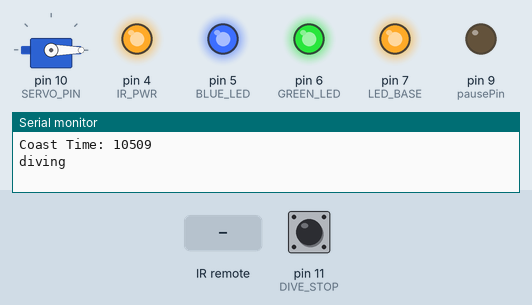
Simulated run of this sketch. Board: Arduino Uno, built with avr-gcc and run on an emulated ATmega328P. On the bench: servo, output pins drawn as LEDs (lit = HIGH), the last lines printed to the serial monitor. The inputs (shaded band) are chosen by the test bench; at power-on: pin 11 (DIVE_STOP) HIGH.

Above: at 1.2 s.
1.3 s: infrared code 0xFD807F received
At 2.8 s:
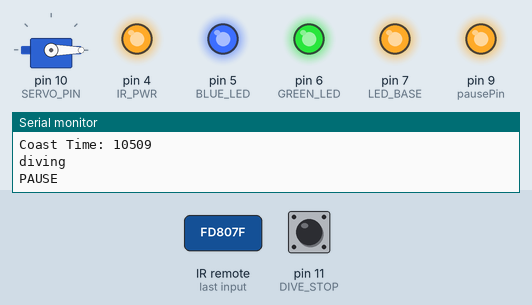
4.3 s: infrared code 0xFD8877 received
At 6.1 s:
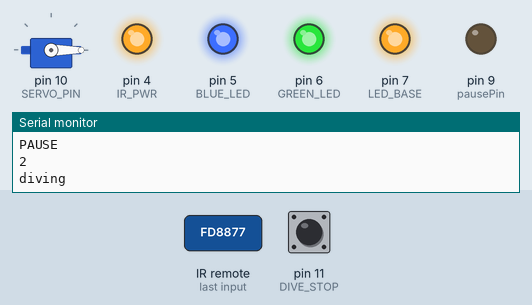
6.4 s: pin 11 (DIVE_STOP) pulled LOW for 0.15 s
At 7.7 s:
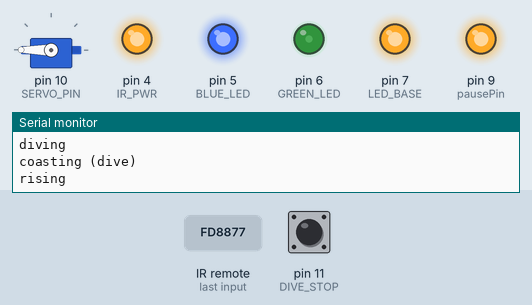
Timing chart, 0 to 14.0 s (numbered marks = the images above; inputs shaded):
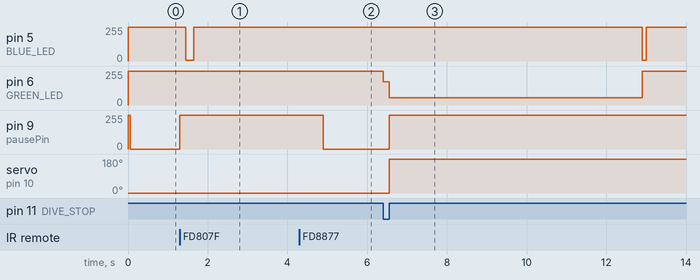

The sketch:

SeaGlideV0_9_2.ino
```cpp
/*

Michael Britt-Crane 2016.4.13
update to remote functionality. can now pause at any time (incuding during coasting)
when paused light flashes purple then extinguishes
switched jog buttons from left & right arrows to up and down arrows

This program will run the stoc SeaGlide glider with no advanced add-ons.
learn more at http://SeaGlide.net there you will find all of the source files, a bill of materials, instructions, and lessons.

*/

#include <IRremote.h>                // include the IRremote library: http://github.com/shirriff/Arduino-IRremote
#include <Servo.h>                   // include the stock "Servo" library for use in this sketch
Servo myservo;                       // create a new Servo object called myservo

// Constants
static int minCoast =  1000;         // if the pot is turned all the way to the counter-clockwise the glider will coast for 1 seccond
static int maxCoast = 20000;         // if the pot is turned all the way to the clockwise the glider will coast for 10 secconds
static int riseStopThreshold = 100;  //
static byte servoDiveCommand = 0;    // this is the angle value that the dive method sends to the servo
static byte servoRiseCommand = 180;  // this is the angle value that the rise method sends to the servo
static byte countsPrev = 6;          // 5 or 11
static byte encoderThreshold = 100;

static int riseDriveTime = 12700;//shallow lead 17000; //lead full19500 ;    //18000; // fornew lead plunger
static int sampleInterval = 2000;   // sample interval

// Pins
static byte SERVO_PIN = 10;          // the pin that the "continuous rotation servo" is attached to, this motor drives the buoyancy engine
static byte DIVE_STOP = 11;          // the pin that the dive limmit switch (round push button) is attached to
static byte pausePin = 9;
//static byte RISE_STOP_SENSOR = A0;   // the pin that the reflectance sensor is attached to. This sensor detects the edge of the plunger mass
static byte POT_PIN = A3;            // the pin that the wiper of the little orange trim pot is attached to
static byte RECV_PIN = 2;            // IR reciever signal pin
static byte IR_GND = 3;              // IR middle pin, ground
static byte IR_PWR = 4;              // IR power pin
static byte encoderPin = 12;

static byte RED_LED = 9;             // these are the three pins that the RED
static byte GREEN_LED = 6;           //                                   GREEN
static byte BLUE_LED = 5;            //                               and BLUE LED cathodes are attached to
static byte LED_BASE = 7;            // this is the pin that the "common anode" of the RGB LED is attached to

// IR definitions
IRrecv irrecv(RECV_PIN);
decode_results results;
#define PAUSE 0xFD807F
#define ONE 0xFD08F7
#define TWO 0xFD8877
#define THREE 0xFD48B7
#define UP 0xFDA05F
#define DOWN 0xFDB04F
#define LEFT 0xFD10EF
#define RIGHT 0xFD50AF
/*                                      not currently in use
#define FOUR 0xFD28D7
#define FIVE 0xFDA857
#define SIX 0xFD6897
#define SEVIN 0xFD18E7
#define EIGHT 0xFD9867
#define NINE 0xFD58A7
#define ENTER 0xFD906F
#define VOLUP 0xFD40BF
#define VLOLDOWN 0xFD00FF
*/

void setup() {                       // begin setup method
  Serial.begin(9600);                // fire up the serial port. This allows us to print values to the serial console
  IRsetup();                         // Start the Infa-Red reciever
  pinMode(POT_PIN, INPUT);           // initialize the potentiometer, this pot will determine the coast time turn it right to coast longer
  pinMode(SERVO_PIN, OUTPUT);        // initialize the continuous rotation servo, this motor drives the buoyancy engine
  pinMode(DIVE_STOP, INPUT_PULLUP);  // initialize the dive stop switch, and turn on the internal pull-up resistor. This limmit switch is lets the Arduino know when the buoyancy engine reaches the end of its travle in the dive direction
  pinMode(pausePin, INPUT_PULLUP);   // initialize the dive stop switch, and turn on the internal pull-up resistor. This limmit switch is lets the Arduino know when the buoyancy engine reaches the end of its travle in the dive direction
  pinMode(RED_LED, OUTPUT);          // initialise the RED
  pinMode(GREEN_LED, OUTPUT);        //                GREEN
  pinMode(BLUE_LED, OUTPUT);         //            and BLUE pins on the LED
  pinMode(LED_BASE, OUTPUT);         // initialize the common pin of the LED

  // initialize RGB LED
  ledRGB_Write(0, 0, 0);             // set the R, G, & B LEDs to OFF
  digitalWrite(LED_BASE, HIGH);      // set the LED Base pin to HIGH this LED it is a common anode, providing +5V to all 3 LEDs
  readPot(POT_PIN);
  delay(50);                        // wait for 0.2 sec
}                                    // end setup method

void loop(){                   // begin main loop
  dive(0);                     // DIVE-DIVE-DIVE: Run the "dive" method. This will start turning the servo to take in water & pitch the glider down
  pause(readPot(POT_PIN), 1);     // read the pot and delay bassed on it's position, coast
  rise(riseDriveTime); //150   // Rise: Run the "rise" method. This will start turning the servo to push out water & pitch the glider up
  pause(readPot(POT_PIN)*1.1, 0); // Read the pot and delay bassed on it's position, coast
}                              // end main loop

void dive(int time){                                    // Dive: Run the "dive" method. This will start turning the servo to take in water & pitch the glider down
  ledRGB_Write(255, 0, 0);                      // set LED to RED to indicate that the glider is diving
  Serial.println("diving");                     // print status change to the serial port
  myservo.attach(SERVO_PIN);                    // attaches the servo on "SERVO_PIN" to the servo object so that we can command the servo to turn
  myservo.write(servoDiveCommand);              // drive servo clockwise, take in water & pull weight forward (pull counterweight & plunger towards servo, at the bow of the glider)
  if (time == 0){
    while (digitalRead(DIVE_STOP) == HIGH){       // keep checking the DIVE_STOP pin to see if the button is pressed
      if (checkIR(0)){
        myservo.attach(SERVO_PIN);                    // attaches the servo on SERVO_PIN to the servo object
        myservo.write(servoDiveCommand);              // drive servo counter-clockwise, pull weight aft (push counterweight & plunger away from servo)
        ledRGB_Write(255, 0, 0);                      // set LED to RED to indicate that the glider is diving
      }
      // wait...                                  // just keep checking: when the button is pressed, continue to the next line
    }
  }
  else{
    unsigned long currentMillis = millis();
    long previousMillis = currentMillis;
    while (currentMillis - previousMillis < time && digitalRead(DIVE_STOP) ) {
      currentMillis = millis();
    }
  }
  myservo.detach();                             // stop the servo, detaches the servo on SERVO_PIN from the servo object
  Serial.println("coasting (dive)");            // print status change to the serial port
  ledRGB_Write(255, 80, 0);                     // set LED to ORANGE to indicate that the glider is coasting in a dive
}                                               // end of method


void rise(int time){      // , byte cnts){                  // Rise: Run the "rise" method. This will start turning the servo to push out water & pitch the glider up
  ledRGB_Write(0, 200, 0);                      // set LED to GREEN to indicate that the glider is rising
  Serial.println("rising");                     // print status change to the serial port
  myservo.attach(SERVO_PIN);                    // attaches the servo on SERVO_PIN to the servo object
  myservo.write(servoRiseCommand);              // drive servo counter-clockwise, pull weight aft (push counterweight & plunger away from servo)
  unsigned long currentMillis = millis();
  long previousMillis = currentMillis;
  while (currentMillis - previousMillis < time) {
    currentMillis = millis();
    if (checkIR(0)){
      myservo.attach(SERVO_PIN);                // attaches the servo on SERVO_PIN to the servo object
      myservo.write(servoRiseCommand);          // drive servo counter-clockwise, pull weight aft (push counterweight & plunger away from servo)
      ledRGB_Write(0, 200, 0);                  // set LED to GREEN to indicate that the glider is rising
    }
    // wait...                                  // just keep checking, when the sensor sees the edge, continue to the next line
  }
  myservo.detach();                             // stop the servo, detaches the servo on SERVO_PIN from the servo object
  Serial.println("coasting (rise)");            // print status change to the serial port
  ledRGB_Write(0, 0, 255);                      // set LED to BLUE to indicate that the glider is coasting in a rise
}                                               // end of method

void pause(int pauseTime, boolean divingCoast){
  unsigned long currentMillis = millis();
  unsigned long previousMillis = currentMillis;
  unsigned long previousMillis2 = previousMillis;
  while (currentMillis - previousMillis < pauseTime) {
    currentMillis = millis();
    if (currentMillis - previousMillis2 > sampleInterval){
        //Put sensor print statements here
        previousMillis2 = currentMillis;
    }
    if(divingCoast){
      if (checkIR(1)){
        myservo.attach(SERVO_PIN);                // attaches the servo on SERVO_PIN to the servo object
        myservo.write(servoRiseCommand);          // drive servo counter-clockwise, pull weight aft (push counterweight & plunger away from servo)
        ledRGB_Write(0, 200, 0);                  // set LED to GREEN to indicate that the glider is rising
      }
    }else{
      if (checkIR(0)){
        myservo.attach(SERVO_PIN);                // attaches the servo on SERVO_PIN to the servo object
        myservo.write(servoRiseCommand);          // drive servo counter-clockwise, pull weight aft (push counterweight & plunger away from servo)
        ledRGB_Write(0, 200, 0);                  // set LED to GREEN to indicate that the glider is rising
      }
    }
  }//end while
}

void ledRGB_Write(byte R, byte G, byte B){      // This method takes care of the details of setting a color and intensity of the RGB LED
  analogWrite(RED_LED, 255-R);                  // These are backwards because you write low values to turn these LEDs on
  analogWrite(GREEN_LED, 255-G);                // This method reverses the counterintuitive nature of the LEDs
  analogWrite(BLUE_LED, 255-B);                 // If using common anode rather than common anode LEDs remove the "255-"es
}                                               // end of method

int readPot(int potPin){                        // this method reads a potentiometer to determine the pause time
  int potValue = analogRead(potPin);            // Read the Potentiometer
  int pauseTime = map(potValue, 0, 1023, minCoast, maxCoast); // scale the value to the diveDriveTime range defined by minDriveTime & maxDriveTime
  Serial.print("Coast Time: ");                 // print a lable to the serial port
  Serial.println(pauseTime);                    // print the pause time value to the serial port
  return pauseTime;                             // return the pause time, an intiger (int) value
}                                               // end of method

void checkReed(){
  while (!digitalRead(pausePin)){
    //pause...
    digitalWrite(13, 1);
  }
    digitalWrite(13, 0);
}

void IRsetup(){
  irrecv.enableIRIn();
  pinMode(IR_GND, OUTPUT);
  pinMode(IR_PWR, OUTPUT);
  digitalWrite(IR_GND, 0);
  digitalWrite(IR_PWR, 1);
}

void flashPurp(int t){
    ledRGB_Write(2, 0, 250);
    delay(t);
    ledRGB_Write(0, 0, 0);
}

boolean checkIR(boolean coasting){
  if (checkPause()){
    myservo.detach();
    ledRGB_Write(0, 0, 0);
    delay(150);
    flashPurp(200);
    boolean paused = true;
    unsigned long previousMillis = millis();
    while (paused){
      if (previousMillis+3000 < millis()){
        flashPurp(50);
        previousMillis = millis();
      }
      if (irrecv.decode(&results)) {
        if (results.value == PAUSE){
          Serial.println("PLAY");
          delay(100);
          flashPurp(50);
          paused = false;
        }
        if (results.value == UP){
          Serial.println("up");
          rise(700);
          flashPurp(50);
        }
        irrecv.resume();
        if (results.value == DOWN){
          Serial.println("Left");
          dive(700);
          flashPurp(50);
        }
        irrecv.resume();
        if (results.value == TWO){
          Serial.println("2");
          flash(2, 150);
          dive(0);
          delay(150);
          rise(riseDriveTime/2);
          flashPurp(50);
        }
        irrecv.resume();
      }
    }
//    ledRGB_Write(60, 50, 50);
    if (coasting){
      Serial.println("paused durring coasting, Diving for safety");
      dive(0);                     // DIVE-DIVE-DIVE: Run the "dive" method. This will start turning the servo to take in water & pitch the glider down    return true;
      pause(readPot(POT_PIN), 0);     // read the pot and delay bassed on it's position, coast
    }
    return true;
  }
  else{
    return false;
  }
}

boolean checkPause(){
  if (irrecv.decode(&results)) {
    if (results.value == PAUSE) {
      Serial.println("PAUSE");
      irrecv.resume();
      return true;
    }
    else{
      irrecv.resume();
      return false;
    }
  }
}

void flash(int flashes, int time){
  for(int i = flashes; i > 0; i--){
    digitalWrite(13, 1);
    delay(time);
    digitalWrite(13, 0);
    delay(time);
  }
}


/*
        if (results.value == ONE){
            Serial.println("1");
            flash(1, 150);
            dive(1000);
            rise(1);
        }
        if (results.value == TWO){
            Serial.println("2");
            flash(2, 150);
            rise(10);
            delay(150);
            dive(0);
            rise(riseDriveTime/2);
        }
        if (results.value == THREE){
            Serial.println("3");
            flash(3, 150);
            dive(0);
            delay(150);
            rise(1000);
        }
 */
```

Measured:
- after the input at 1.3 s, pin 5 (BLUE_LED): 255/255 → 5/255 after 0.15 s, → 255/255 0.20 s later; pin 9 (pausePin): 0/255 → 255/255 at once, → 253/255 0.15 s later, → 255/255 0.20 s later
- after the input at 4.3 s, pin 5 (BLUE_LED): stays 255/255 (without the input it goes to 5/255 after 0.35 s)
- after the input at 6.4 s, pin 5 (BLUE_LED): 255/255 → 5/255 after 6.5 s, → 255/255 0.10 s later; pin 6 (GREEN_LED): 255/255 → 175/255 at once, → 55/255 0.15 s later, → 255/255 6.3 s later; pin 9 (pausePin): 0/255 → 255/255 after 0.15 s, → 253/255 6.3 s later, → 255/255 0.10 s later; servo on pin 10 (SERVO_PIN): 0° → 180° after 0.15 s
